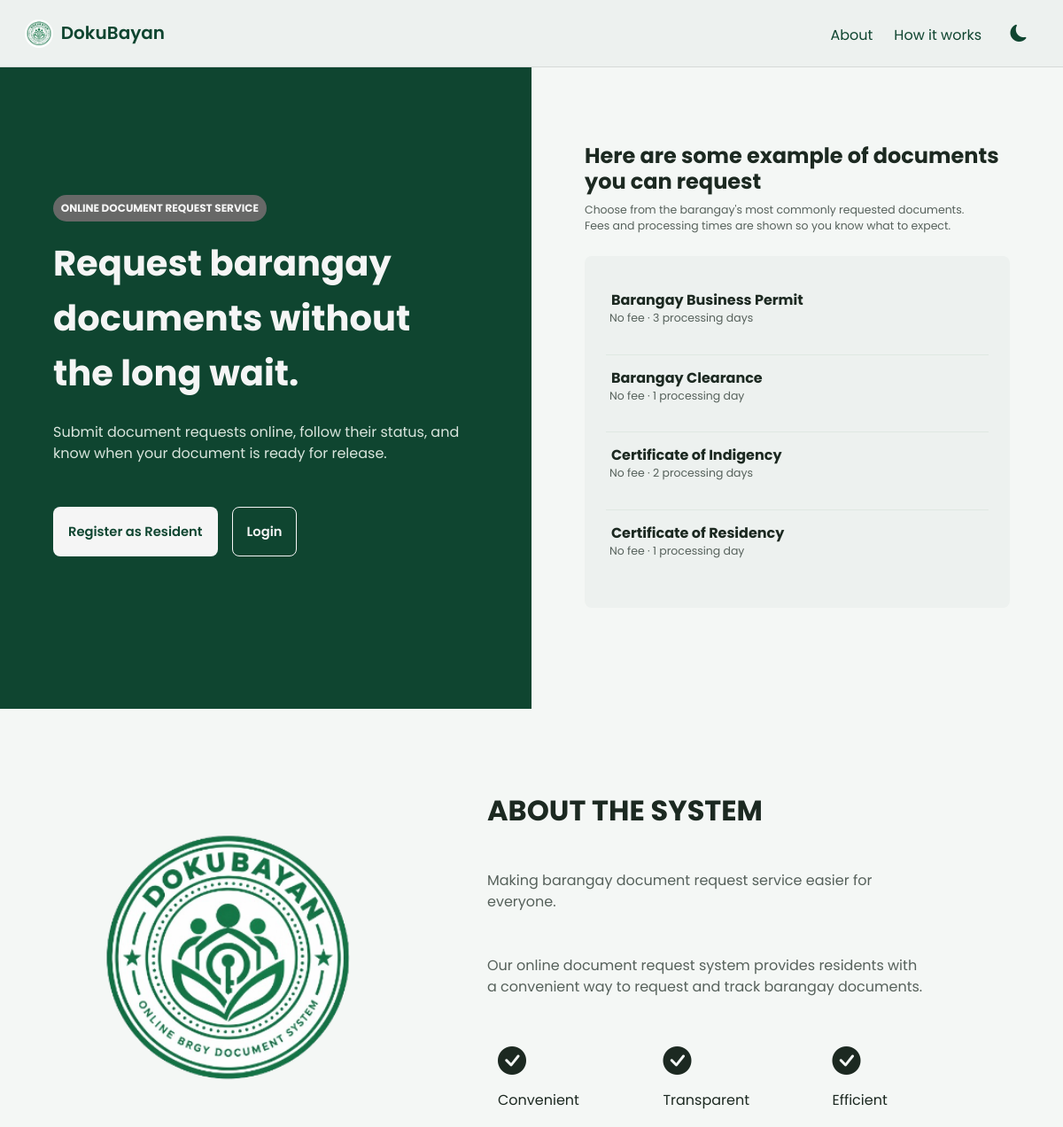
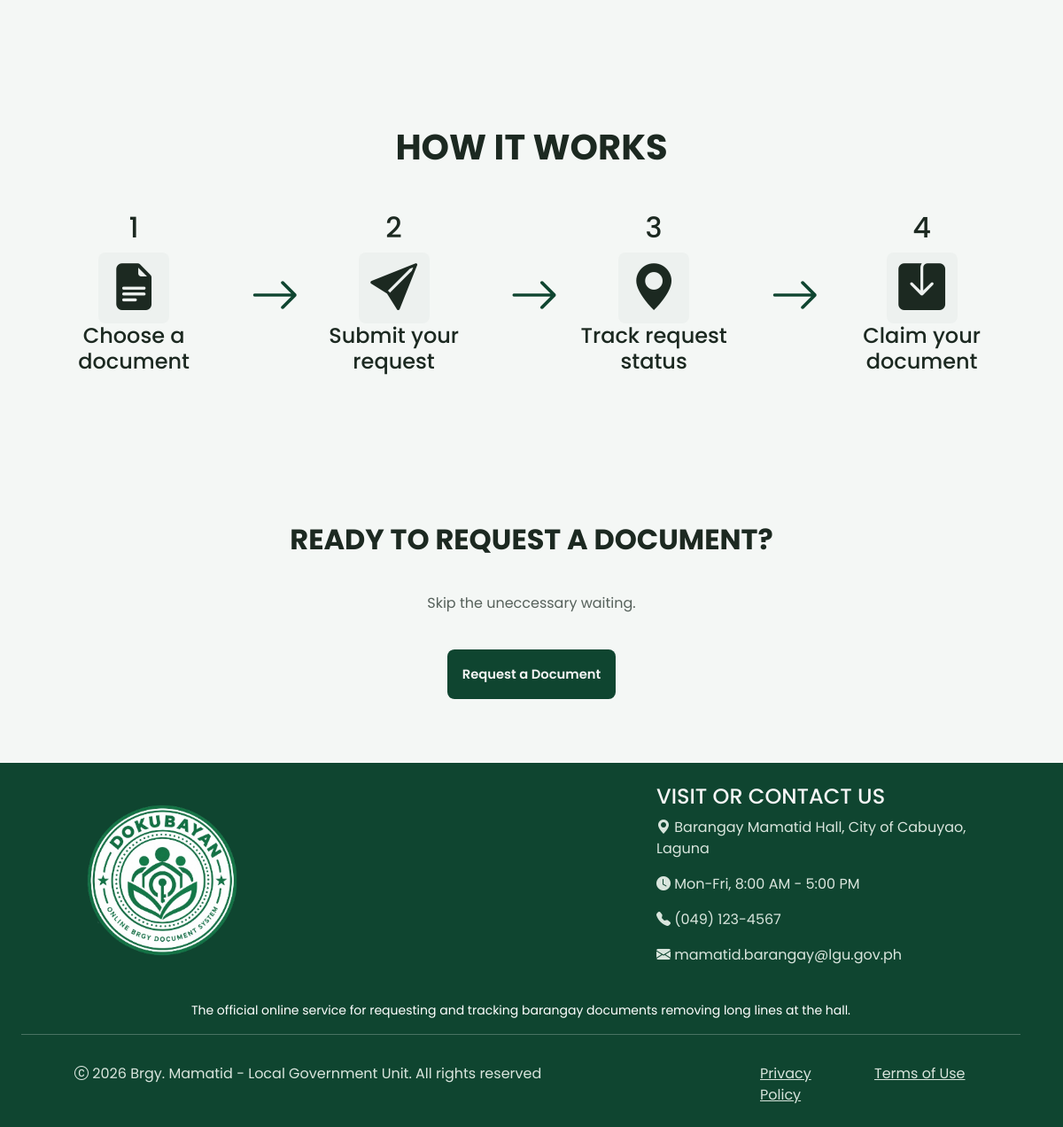
The page / on the database its author committed (2 pictures, top to bottom).
### tables this page shows
CREATE TABLE document_types (
    document_id       INT AUTO_INCREMENT PRIMARY KEY,
    document_number   VARCHAR(50)  NOT NULL UNIQUE,
    document_name      VARCHAR(100) NOT NULL,  
    file_path         VARCHAR(255) NULL, 
    processing_days   INT NOT NULL DEFAULT 1,
    fee               DECIMAL(10,2) NOT NULL DEFAULT 0,
    requirements      TEXT NULL,
    is_active         TINYINT(1) NOT NULL DEFAULT 1
);

### index.php (the view, shortened to what this page needs)
<!DOCTYPE html>
<html lang="en">
<head>
    <?php
        require_once __DIR__ . '/config/database.php';
        $landingDocuments = $pdo->query('SELECT document_name, fee, processing_days FROM document_types WHERE is_active = 1 ORDER BY document_name LIMIT 4')->fetchAll();
        $basePath = $basePath ?? '.';
    ?>
    <link rel="stylesheet" href="<?= htmlspecialchars($basePath) ?>/assets/css/bootstrap.min.css">
    <link rel="stylesheet" href="<?= htmlspecialchars($basePath) ?>/assets/css/bootstrap-icons/bootstrap-icons.css">
    <link rel="stylesheet" href="<?= htmlspecialchars($basePath) ?>/assets/css/styles.css?v=2">
</head>
<body>
    <nav class="navbar navbar-expand-lg p-3 fixed-top">
        <div class="container-fluid">
            <a class="navbar-brand fw-semibold" href="<?= htmlspecialchars($basePath) ?>/index.php"> <img src="<?= htmlspecialchars($basePath) ?>/assets/img/logo.png" alt="DokuBayan"> DokuBayan</a>
            <div class="navbar-menu-container justify-content-end collapse navbar-collapse" id="navbarCollapse">
                <div class="navbar-nav align-items-center align-items-lg-end">
                    <a href="#aboutpage" class="nav-item nav-link">About</a>
                    <a href="#howpage" class="nav-item nav-link">How it works</a>
                    <button type="button" class="btn ms-lg-2" id="themeToggle" aria-label="Toggle theme" title="Toggle theme"><i class="bi bi-moon-fill"></i></button>
                </div>
            </div>
        </div>
    </nav>
    <main class="landing-page row">
        <section class="intro-panel col-lg-6">
            <div class="intro-content container px-xl-5 mx-auto">
                <p class="service-label badge rounded-pill mt-5">ONLINE DOCUMENT REQUEST SERVICE</p>
                <h1 class="intro fw-bold mb-4">Request barangay documents without <br>the long wait.</h1>
                <p class="sub-text">Submit document requests online, follow their status, and know when your document is ready for release.</p>
                <div class="cta-group d-flex gap-3 mt-5">
                    <a class="btn btn-register p-3" href="login.php#register-pane">Register as Resident</a>
                    <a class="btn login-btn p-3" href="login.php">Login</a>
                </div>
            </div>
        </section>
        <section class="documents-panel col-lg-6">
            <div class="container pt-5 px-xl-5">
                <h4 class="fw-bold">Here are some example of documents you can request</h4>
                <p class=" mb-4">Choose from the barangay's most commonly requested documents.<br> Fees and processing times are shown so you know what to expect.</p>
                <div class="document-list p-4 mt-4">
                    <?php foreach ($landingDocuments as $document): ?>
                    <article class="document-item list-group-item d-flex gap-3">
                        <div class="flex-grow-1">
                            <h6><?= htmlspecialchars($document['document_name']) ?></h6>
                            <p><?= number_format((float) $document['fee'], 2) === '0.00' ? 'No fee' : 'Fee: ₱' . number_format((float) $document['fee'], 2) ?> · <?= (int) $document['processing_days'] ?> processing day<?= (int) $document['processing_days'] === 1 ? '' : 's' ?></p>
                        </div>
                    </article>
                    <?php endforeach; ?>
                </div>
            </div>
        </section>
        <section class="about-page row pt-5" id="aboutpage">
            <div class="about-img col-lg-5">
                <img src="<?= htmlspecialchars($basePath) ?>/assets/img/logo.png" alt="DokuBayan Logo" class="img-fluid">
            </div>
            <div class="col-lg-6 p-4 p-lg-5 align-items-center">
                <h2 class="fw-bold">ABOUT THE SYSTEM</h2>
                <p class="description my-5">Making barangay document request service easier for everyone.</p>
                <p class="description bp-5 mb-5"> Our online document request system provides residents with a convenient way to request and track barangay documents.</p>
                <div class="advantages col align-items-center d-inline-flex gap-5">
                    <div class="row ">
                        <i class="check-icon bi-check-circle-fill col"></i>
                        <p class="col mt-2">Convenient</p>
                    </div>
                    <div class="row">
                        <i class="check-icon bi-check-circle-fill col"></i>
                        <p class="col mt-2">Transparent</p>
                    </div>
                    <div class="row">
                        <i class="check-icon bi-check-circle-fill col"></i>
                        <p class="col mt-2">Efficient</p>
                    </div>
                </div>
            </div>
        </section>
        <section class="how-page py-5" id="howpage">
            <h1 class="fw-bold mt-5 text-center">HOW IT WORKS</h1>
            <div class="how-flow d-flex flex-column align-items-center my-5 px-4">
                <div class="first text-center">
                    <h2>1</h2>
                    <div class="d-flex justify-content-center">
                        <div class="how-steps"><i class="bi-file-earmark-text-fill"></i></div>
                    </div>
                    <h4>Choose a document</h4>
                </div>
                    <span class="how-connector m-3"><i class="bi bi-arrow-right"></i></span>
                <div class="second text-center">
                    <h2>2</h2>
                    <div class="d-flex justify-content-center">
                        <div class="how-steps align-items-center"><i class="bi-send-fill"></i></div>
                    </div>
                    <h4>Submit your request</h4>
                </div>
                    <span class="how-connector m-3"><i class="bi bi-arrow-right"></i></span>
                <div class="third text-center">
                    <h2>3</h2>
                    <div class="d-flex justify-content-center">
                        <div class="how-steps"><i class="bi-geo-alt-fill"></i></div>
                    </div>
                    <h4>Track request status</h4>
                </div>
                    <span class="how-connector m-3"><i class="bi bi-arrow-right"></i></span>
                <div class="fourth text-center">
                    <h2>4</h2>
                    <div class="d-flex justify-content-center">
                        <div class="how-steps"><i class="bi-save-fill"></i></div>
                    </div>
                    <h4>Claim your document</h4>
                </div>
            </div>
        </section>
        <section class="py-5 d-flex flex-column align-items-center">
            <h2 class="fw-bold m-3 text-center">READY TO REQUEST A DOCUMENT? </h2>
            <p class="description mt-4">Skip the uneccessary waiting.</p>
            <a href="login.php" class="btn btn-login p-3 my-4">Request a Document</a>
        </section>
    </main>
    <footer class="footer footer-expand-lg p-4">
        <div class="row container-fluid align-items-center">
            <section class="footer-img container col-lg-6 mb-4">
            <img src="<?= htmlspecialchars($basePath) ?>/assets/img/logo.png" alt="DokuBayan Logo">
            </section>
            <section class="container col-lg-4 mb-4">
                <h4>VISIT OR CONTACT US</h4>
                <p class="sub-text"><i class="bi-geo-alt-fill"></i> Barangay Mamatid Hall, City of Cabuyao, Laguna</p>
                <p class="sub-text"><i class="bi-clock-fill"></i> Mon-Fri, 8:00 AM - 5:00 PM</p>
                <p class="sub-text"><i class="bi-telephone-fill"></i> (049) 123-4567</p>
                <p class="sub-text"><i class="bi-envelope-fill"></i> mamatid.barangay@lgu.gov.ph</p>
            </section>
            <p class="text-white text-center small">The official online service for requesting and tracking barangay documents removing long lines at the hall.</p>
            <hr>
            <section class="copyright row px-3 px-md-5 gy-2 text-center text-lg-start">
                <p class="col-12 col-lg-9 sub-text mb-2 mb-lg-0"><i class="bi-c-circle"></i> 2026 Brgy. Mamatid - Local Government Unit. All rights reserved</p>
                <a href="privacy-policy.php" class="col-6 col-lg sub-text">Privacy Policy</a>
                <a href="terms-of-use.php" class="col-6 col-lg sub-text">Terms of Use</a>
            </section>
        </div>
    </footer>
</body>
</html>

### assets/css/styles.css (style rules this page uses)
:root { --dark-green: #0F4530; --light-green-hover: #26664c; --accent-green: #0F4530; --white: #f5f5f5; --light-gray: #56615b; --soft-panel: #edf1ef; --surface: #ffffff; --surface-raised: #ffffff; --surface-input: #f8faf9; --gold: #79550f; --danger: #b3261e; --page-bg: #f4f7f5; --border-soft: #dfe8e2; --border-strong: #ccd9d0; --text-dark: #1c2921; --shadow-soft: 0 12px 30px rgba(15, 69, 48, 0.08); }
body { overflow-x: hidden; background: var(--page-bg); color: var(--text-dark); font-family: 'Poppins', system-ui, -apple-system, 'Segoe UI', Roboto, sans-serif; }
.intro-panel { display: flex; align-items: center; background: var(--dark-green); color: var(--white); }
.landing-page.row { min-height: 100svh; }
.landing-page > .intro-panel, .landing-page > .documents-panel { min-height: 100svh; }
.documents-panel { display: flex; align-items: center; }
.documents-panel p { color: var(--light-gray); font-size: 0.78rem; }
.document-list { background: var(--soft-panel); border-radius: 0.5rem; }
.document-list .document-item.list-group-item, .document-list .document-item { background-color: transparent; border: 0; border-bottom: 1px solid var(--border-soft); border-radius: 0; padding: 0.9rem 0.25rem; }
.document-list .document-item:last-child { border-bottom: 0; }
.document-item h6 { margin: 0.12rem; font-weight: 700; }
.service-label { background: #676867; color: var(--white); padding: 0.55rem; }
.intro { line-height: 1.55; }
.description, .sub-text { color: var(--light-gray); }
.intro-panel .sub-text, footer .sub-text { color: #d9e5dd; }
.btn { border-radius: 0.5rem; font-size: 0.92rem; font-weight: 600; transition: background-color 0.2s ease, border-color 0.2s ease, color 0.2s ease, transform 0.2s ease; }
:where(a, button, input, select, textarea, [tabindex]):focus-visible { outline-offset: 2px; }
.btn-register { background: var(--white); color: var(--dark-green); }
.btn-login { background: var(--dark-green); color: var(--white); }
.login-btn { border: var(--white) 1px solid; color: var(--white); }
.about-img { display: grid; place-items: center; padding: 1rem; }
.about-img img { width: 100%; max-width: 22rem; max-height: 18rem; height: auto; object-fit: contain; }
.navbar { background-color: var(--soft-panel); box-shadow: inset 0 -1px 0 rgba(0, 0, 0, 0.1); min-height: 4.75rem; }
.navbar a:not(.btn) { color: var(--dark-green); }
.check-icon { font-size: 2rem; }
.how-steps { width: 5rem; height: 5rem; border-radius: 0.5rem; background-color: var(--soft-panel); display: flex; align-items: center; justify-content: center; }
.how-steps i { font-size: 3.3rem; line-height: 1; }
.how-flow { flex-direction: row !important; justify-content: center; }
.how-connector { flex: 0 0 2rem; width: 2rem; color: var(--dark-green); font-size: 3.5rem; line-height: 1; text-align: center; }
footer, .footer-header { background: var(--dark-green); color: var(--white); text-decoration: none; }
.footer-img img { width: 200px; height: auto; }
.navbar-brand img { width: 32px; height: 32px; object-fit: contain; border-radius: 50%; background: #fff; vertical-align: middle; margin-right: 4px; }
.navbar-menu-container .navbar-nav .nav-link { padding: 0.5rem 0.75rem; white-space: nowrap; }
html { overflow-x: clip; }
.landing-page.row, .about-page.row, .advantages.row, .advantages .row, footer .copyright.row { margin-inline: 0; }
#themeToggle { display: inline-flex; align-items: center; justify-content: center; width: 2.75rem; height: 2.75rem; padding: 0; border-radius: 0.6rem; color: var(--dark-green); transition: background-color 0.15s ease, color 0.15s ease; }

### rows shown on the page
document_types: document_name "Barangay Business Permit", fee "No fee", processing_days "3"
document_types: document_name "Barangay Clearance", fee "No fee", processing_days "1"
document_types: document_name "Certificate of Indigency", fee "No fee", processing_days "2"
document_types: document_name "Certificate of Residency", fee "No fee", processing_days "1"
